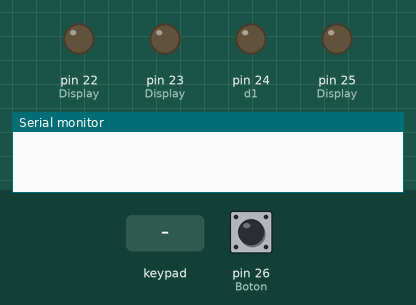
This sketch was run on a simulated Arduino Mega 2560, built with avr-gcc and run on an emulated ATmega2560. Parts: output pins drawn as LEDs (lit = HIGH), the last lines printed to the serial monitor. Dashed ring = blinking. The inputs (shaded band) are chosen by the test bench; at power-on: pin 26 (Boton) LOW.

Above: at 1.2 s.
1.3 s: keypad keys 3 0 3 1 3 2 3 3 pressed 0.4 s apart
At 5.0 s:
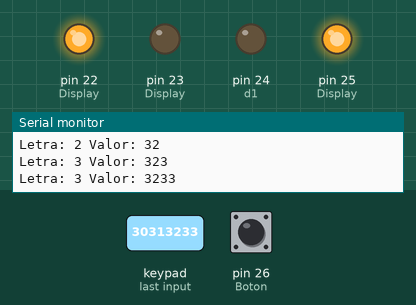
6.0 s: key '4' pressed
At 6.8 s:
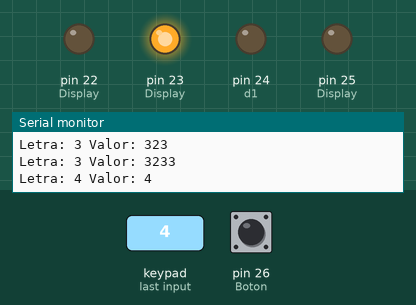
7.5 s: key '5' pressed
At 8.0 s:
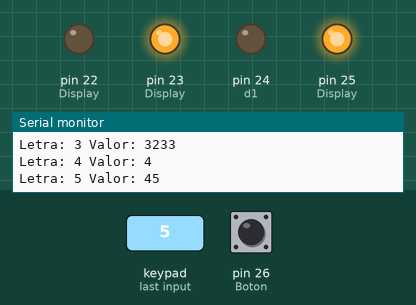
9.0 s: keypad keys 3 4 3 5 3 6 pressed 0.4 s apart
At 11.8 s:
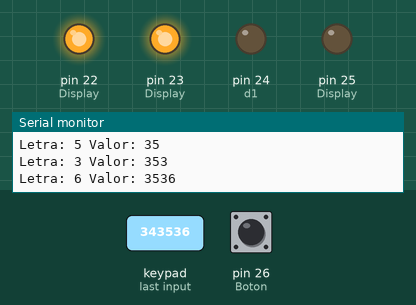
12.9 s: key '7' pressed
At 13.5 s:
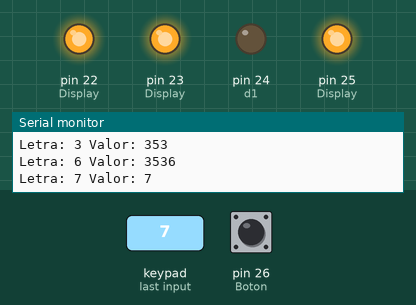
14.4 s: keypad keys 3 4 3 5 3 6 # pressed 0.4 s apart
At 15.8 s:
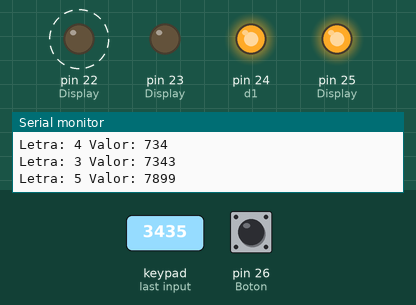
Timing chart, 0 to 17.9 s (numbered marks = the images above; inputs shaded):
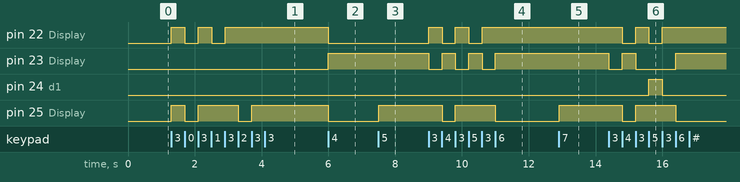

The sketch:

CodigoContador.ino
```cpp
#include <Keypad.h>

const byte ROWS = 4; //Declaramos el uso de las 4 filas, y decimos que sera constante el uso 4 pines para las flas del teclado
const byte COLS = 3; //declaramos el uso de las 4 columnas y decimos que sera constante el uso 3 pines para las columnas del teclado

#define a 0
#define b 1
#define c 2
#define d 3
#define primero 0
#define segundo 1
#define tercero 2
#define cuarto 3

//Primer dijigo es nivel
//Segundo digito es a b c d
int Display[4][4] = {
  {25, 22, 23, 24},
  {13, 10, 11, 12},
  {6, 5, 4, 3},
  {14, 17, 16, 15}
};

//hacemos el uso de arreglos en dos dimensiones y esto para idicarle en que posicion va cada caracter
char keys[ROWS][COLS] = { //almacenamos los caracteres a utilizar y de este modo inicializamos nuestro keypad
  {'1', '2', '3'},        //ordenando las filas entre corchetes y las columans respectivamente
  {'4', '5', '6'},
  {'7', '8', '9'},
  {'*', '0', '#'}
};

int Boton = 26; //Creamos un arreglo de 3 variables las cuales son de tipo int ya que no son numeros de gran magnitud, este arreglo corresponde a los 3 botones a utilizar


//hacemos el uso de arreglos...
byte rowPins[ROWS] = {30, 31, 32, 33}; //Declaramos los pines de salida de las filas y usamos byte ya que es un numero entre 0 y 255
byte colPins[COLS] = {34, 35, 36,}; //Declaramos los pines de salida de las columnas y usamos byte ya que es un numero entre 0 y 255


// Aqui estamos diciendo que se crea una instancia del tipo keypad, al cual llamaremos teclado, en el cual
//asignaremos los datos que estan en el areglo keys,posteriormente le indicamos que hemos hecho
//coneccion entre las filas y columnas del keypad con los arreglos de los pines de asignacion de las mismas.
Keypad Teclado = Keypad( makeKeymap(keys), rowPins, colPins, ROWS, COLS );// Funciones especificas para el Keypad


int Posicion = 0;

int a1 = 25;
int b1 = 22;
int c1 = 23;
int d1 = 24;

char letra = ' ';
int Estado  = 0;

void setup() {

  // for (int i = 0; i < 4; i++) {
  //   for (int j = 0; j < 4; j++) {
  //     pinMode(Display[i][j], OUTPUT);
  //  }
  // }

  for (int i = 0; i < 4; i++) {
    pinMode(Display[primero][i], OUTPUT);
  }
  pinMode(Boton, INPUT);//Configuramos el modo de operacion de los pines integrados en la variabble "Botones" como salida(output)
  Serial.begin(9600);
}

void loop() {
  switch (Estado) {
    case 0:
      letra = Teclado.getKey(); //la variable tipo char llamada key toma el valor de la funcion del keypad para asignar valores
      if (letra) {//Si key...
        if (letra >= '0' && letra <= '9') {
          int ValorTemporal = int(letra - '0'); //Se aclara que valor temporal sera igual a la variable 0 del keypad
          Posicion = Posicion * 10 + ValorTemporal;
          if (Posicion > 9999 || Posicion < 0) {
            Posicion = ValorTemporal ;
          }
          Serial.print("Letra: ");
          Serial.print(letra);
          Serial.print(" Valor: ");
          Serial.println(Posicion);
          CalcularModulo(Posicion);
        }
      }
      if (digitalRead(Boton) == 1) {
        Serial.println("Iniciando Conteo");
        attachInterrupt(0, BajarContador, FALLING);//2 del Mega
        delay(400);
        //Activnaod pulsos
        Estado = 1;
      }
      break;
    case 1:
      //Esperando pulsos
      CalcularModulo(Posicion);
      Serial.print("Posicion ");
      Serial.println(Posicion);
      if (digitalRead(Boton) == 1) {
        Serial.println("Cancelando Conteo");
        detachInterrupt(0);//2 en el mega
        delay(500);
        Estado = 0;
      }
      break;
  }
}

void  BajarContador() {
  Posicion = Posicion - 1;
}

void CalcularModulo(int Valor) {
  int Digito0 = Valor % 10;
  int NuevoValor1 = Valor - Digito0;
  int Digito1 = NuevoValor1 % 10;
  int NuevoValor2 = NuevoValor1 - Digito1;
  int Digito2 = NuevoValor2 % 10;
  int NuevoValor3 = NuevoValor2 - Digito2;
  int Digito3 = NuevoValor3 % 10;
  MostrarNumero(Digito0, primero);
  MostrarNumero(Digito1, segundo);
  MostrarNumero(Digito2, tercero);
  MostrarNumero(Digito3, cuarto);

}

void MostrarNumero (int Numero, int Contador) {
  switch (Numero)  {
    case 0:
      digitalWrite(Display[Contador][a], 0);
      digitalWrite(Display[Contador][b], 0);
      digitalWrite(Display[Contador][c], 0);
      digitalWrite(Display[Contador][d], 0);
      break;
    case 1:
      digitalWrite(Display[Contador][a], 1);
      digitalWrite(Display[Contador][b], 0);
      digitalWrite(Display[Contador][c], 0);
      digitalWrite(Display[Contador][d], 0);
      break;
    case 2:
      digitalWrite(Display[Contador][a], 0);
      digitalWrite(Display[Contador][b], 1);
      digitalWrite(Display[Contador][c], 0);
      digitalWrite(Display[Contador][d], 0);
      break;
    case 3:
      digitalWrite(Display[Contador][a], 1);
      digitalWrite(Display[Contador][b], 1);
      digitalWrite(Display[Contador][c], 0);
      digitalWrite(Display[Contador][d], 0);
      break;
    case 4:
      digitalWrite(Display[Contador][a], 0);
      digitalWrite(Display[Contador][b], 0);
      digitalWrite(Display[Contador][c], 1);
      digitalWrite(Display[Contador][d], 0);
      break;
    case 5:
      digitalWrite(Display[Contador][a], 1);
      digitalWrite(Display[Contador][b], 0);
      digitalWrite(Display[Contador][c], 1);
      digitalWrite(Display[Contador][d], 0);
      break;
    case 6:
      digitalWrite(Display[Contador][a], 0);
      digitalWrite(Display[Contador][b], 1);
      digitalWrite(Display[Contador][c], 1);
      digitalWrite(Display[Contador][d], 0);
      break;
    case 7:
      digitalWrite(Display[Contador][a], 1);
      digitalWrite(Display[Contador][b], 1);
      digitalWrite(Display[Contador][c], 1);
      digitalWrite(Display[Contador][d], 0);
      break;
    case 8:
      digitalWrite(Display[Contador][a], 0);
      digitalWrite(Display[Contador][b], 0);
      digitalWrite(Display[Contador][c], 0);
      digitalWrite(Display[Contador][d], 1);
      break;
    case 9:
      digitalWrite(Display[Contador][a], 1);
      digitalWrite(Display[Contador][b], 0);
      digitalWrite(Display[Contador][c], 0);
      digitalWrite(Display[Contador][d], 1);
      break;
    default:
      digitalWrite(Display[Contador][a], 0);
      digitalWrite(Display[Contador][b], 0);
      digitalWrite(Display[Contador][c], 0);
      digitalWrite(Display[Contador][d], 0);
      break;
  }
}
```

Measured:
- after the input at 1.3 s, pin 22 (Display): alternates HIGH for 0.40 s and LOW for 0.40 s, 5 changes in all, then stays HIGH, starting at once; pin 25 (Display): goes HIGH 0.40 s, LOW 0.40 s, HIGH 1.2 s, LOW 0.39 s, then HIGH, starting at once
- after the input at 6.0 s, pin 22 (Display), pin 25 (Display): HIGH → LOW at once; pin 23 (Display): LOW → HIGH at once
- after the input at 7.5 s, pin 25 (Display): LOW → HIGH at once
- after the input at 9.0 s, pin 22 (Display): alternates HIGH for 0.40 s and LOW for 0.40 s, 5 changes in all, then stays HIGH, starting at once; pin 23 (Display): alternates HIGH for 0.40 s and LOW for 0.40 s, 6 changes in all, then stays HIGH, starting at once; pin 25 (Display): HIGH → LOW after 0.41 s, → HIGH 0.39 s later, → LOW 1.2 s later
- after the input at 12.9 s, pin 25 (Display): LOW → HIGH at once
- after the input at 14.4 s, pin 22 (Display): alternates HIGH for 0.39 s and LOW for 0.40 s, 4 changes in all, then stays HIGH, starting after 0.40 s; pin 23 (Display): HIGH → LOW at once, → HIGH 0.40 s later, → LOW 0.40 s later, → HIGH 1.2 s later
